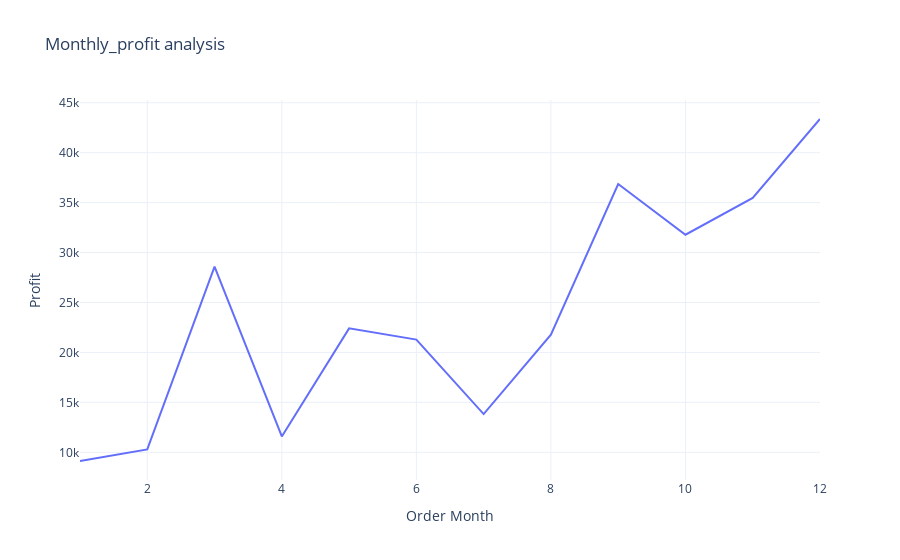

Here is the notebook cell this chart was saved with:
### Code cell
fig = px.line(Profit_by_month, x= 'Order Month', y= 'Profit', title= 'Monthly_profit analysis')

fig.show()

### Figure 1 — Plotly figure (JSON) as saved in the notebook; plotly's stock layout.template omitted (floating-point values rounded to 4 significant figures)
{"data": [{"hovertemplate": "Order Month=%{x}<br>Profit=%{y}<extra></extra>", "legendgroup": "", "line": {"color": "#636efa", "dash": "solid"}, "marker": {"symbol": "circle"}, "mode": "lines", "name": "", "orientation": "v", "showlegend": false, "type": "scatter", "x": [1, 2, 3, 4, 5, 6, 7, 8, 9, 10, 11, 12], "xaxis": "x", "y": [9134.0, 10290.0, 28590.0, 11590.0, 22410.0, 21290.0, 13830.0, 21780.0, 36860.0, 31780.0, 35470.0, 43370.0], "yaxis": "y"}], "layout": {"legend": {"tracegroupgap": 0}, "title": {"text": "Monthly_profit analysis"}, "xaxis": {"anchor": "y", "domain": [0, 1], "title": {"text": "Order Month"}}, "yaxis": {"anchor": "x", "domain": [0, 1], "title": {"text": "Profit"}}}}
